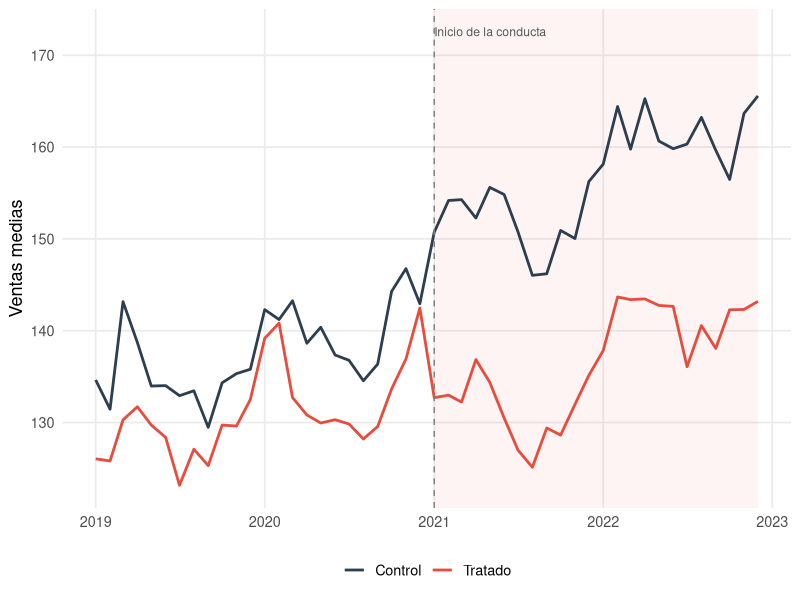
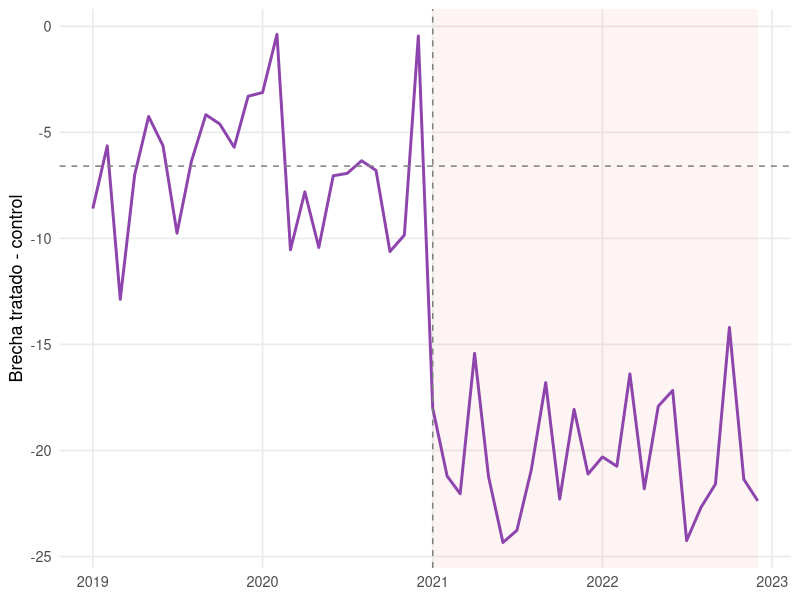

Source code (R) for these figures, in order:
## ---- chunk 1
#| label: setup-ch07
#| include: false
library(tidyverse)
library(kableExtra)
## ---- chunk 2
#| label: fig-did-intuicion
#| fig-cap: "Intuición del DID: el efecto causal se obtiene comparando el cambio del grupo tratado con el cambio del grupo de control"
#| fig-width: 9
#| fig-height: 5.5

set.seed(307)

n <- 48
fecha <- seq.Date(as.Date("2019-01-01"), by = "month", length.out = n)
t <- 1:n
inicio_tratamiento <- as.Date("2021-01-01")
mes_num <- as.integer(format(fecha, "%m"))

df_did <- expand_grid(
  fecha = fecha,
  grupo = c("Control", "Tratado")
) |>
  mutate(
    t = match(fecha, fecha |> unique()),
    mes = factor(format(fecha, "%m")),
    tratado = if_else(grupo == "Tratado", 1, 0),
    post = if_else(fecha >= inicio_tratamiento, 1, 0),
    tendencia = 130 + 0.75 * t,
    estacionalidad = 5 * sin(2 * pi * t / 12),
    shock_comun = if_else(fecha >= as.Date("2020-03-01") & fecha <= as.Date("2020-08-01"), -7, 0),
    nivel_grupo = if_else(grupo == "Tratado", -6, 0),
    efecto_tratamiento = if_else(tratado == 1 & post == 1, -14 - 0.08 * (t - 24), 0),
    ruido = rnorm(n(), 0, 2.4),
    ventas = tendencia + estacionalidad + shock_comun + nivel_grupo + efecto_tratamiento + ruido
  )

df_did_plot <- df_did |>
  group_by(fecha, grupo) |>
  summarise(ventas = mean(ventas), .groups = "drop")

ggplot(df_did_plot, aes(x = fecha, y = ventas, color = grupo)) +
  annotate("rect",
           xmin = inicio_tratamiento, xmax = max(fecha),
           ymin = -Inf, ymax = Inf,
           fill = "#e74c3c", alpha = 0.06) +
  geom_line(linewidth = 0.95) +
  geom_vline(xintercept = inicio_tratamiento, color = "grey50", linetype = "dashed") +
  annotate("text", x = inicio_tratamiento, y = max(df_did_plot$ventas) + 7,
           label = "Inicio de la conducta", hjust = 0, size = 3.1, color = "grey35") +
  scale_color_manual(values = c("Tratado" = "#e74c3c", "Control" = "#2c3e50")) +
  labs(x = NULL, y = "Ventas medias", color = NULL) +
  theme_minimal(base_size = 13) +
  theme(legend.position = "bottom", panel.grid.minor = element_blank())
## ---- chunk 3
#| label: tbl-did-2x2
#| tbl-cap: "Estructura 2x2 del DID: medias antes y después para grupo tratado y grupo de control"

resumen_did <- df_did |>
  mutate(periodo = if_else(post == 1, "Después", "Antes")) |>
  group_by(grupo, periodo) |>
  summarise(media = mean(ventas), .groups = "drop") |>
  pivot_wider(names_from = periodo, values_from = media) |>
  mutate(Cambio = Después - Antes)

did_2x2 <- resumen_did |>
  mutate(across(c(Antes, Después, Cambio), ~ round(.x, 2)))

did_total <- round(
  did_2x2$Cambio[did_2x2$grupo == "Tratado"] -
    did_2x2$Cambio[did_2x2$grupo == "Control"],
  2
)
did_2x2 |>
  mutate(grupo = if_else(grupo == "Tratado", "Grupo tratado", "Grupo control")) |>
  bind_rows(tibble(grupo = "Estimación DID", Antes = NA_real_, Después = NA_real_, Cambio = did_total)) |>
  knitr::kable(format = "pipe",
               col.names = c("Grupo", "Antes", "Después", "Cambio"),
               align = c("l", "r", "r", "r"))
## ---- chunk 4
#| label: fig-did-gap
#| fig-cap: "Lo importante en DID no es la igualdad de niveles, sino la estabilidad de la brecha pretratamiento. La ruptura de esa brecha tras la conducta identifica el efecto."
#| fig-width: 9
#| fig-height: 4.8

df_gap_did <- df_did |>
  group_by(fecha, grupo) |>
  summarise(ventas = mean(ventas), .groups = "drop") |>
  pivot_wider(names_from = grupo, values_from = ventas) |>
  mutate(brecha = Tratado - Control)

ggplot(df_gap_did, aes(x = fecha, y = brecha)) +
  annotate("rect",
           xmin = inicio_tratamiento, xmax = max(fecha),
           ymin = -Inf, ymax = Inf,
           fill = "#e74c3c", alpha = 0.06) +
  geom_line(color = "#8e44ad", linewidth = 1) +
  geom_hline(yintercept = mean(df_gap_did$brecha[df_gap_did$fecha < inicio_tratamiento]),
             linetype = "dashed", color = "grey50") +
  geom_vline(xintercept = inicio_tratamiento, color = "grey50", linetype = "dashed") +
  labs(x = NULL, y = "Brecha tratado - control") +
  theme_minimal(base_size = 13) +
  theme(panel.grid.minor = element_blank())
## ---- chunk 5
#| label: tbl-did-regresion
#| tbl-cap: "Estimación econométrica del DID en el ejemplo simulado"

modelo_did <- lm(ventas ~ tratado * post, data = df_did)
beta_did <- unname(coef(modelo_did)["tratado:post"])
se_did <- sqrt(vcov(modelo_did)["tratado:post", "tratado:post"])

tabla_reg_did <- tibble(
  Parámetro = "Tratado × Post",
  Estimación = round(beta_did, 2),
  `Error estándar` = round(se_did, 2),
  `IC 95% inferior` = round(beta_did - 1.96 * se_did, 2),
  `IC 95% superior` = round(beta_did + 1.96 * se_did, 2)
)

tabla_reg_did |>
  knitr::kable(format = "pipe",
               align = c("l", "r", "r", "r", "r"))
## ---- chunk 6
#| label: tbl-did-sensibilidad
#| tbl-cap: "Análisis de sensibilidad del DID bajo especificaciones alternativas"

estimar_did <- function(data, fecha_inicio = inicio_tratamiento, ventana_pre = as.Date("2019-01-01"),
                        incluir_mes = FALSE, excluir_shock = FALSE) {
  d <- data |>
    filter(fecha >= ventana_pre) |>
    mutate(post_alt = if_else(fecha >= fecha_inicio, 1, 0))
  
  if (excluir_shock) {
    d <- d |>
      filter(!(fecha >= as.Date("2020-03-01") & fecha <= as.Date("2020-08-01")))
  }
  
  fit <- if (incluir_mes) {
    lm(ventas ~ tratado * post_alt + mes, data = d)
  } else {
    lm(ventas ~ tratado * post_alt, data = d)
  }
  
  tibble(efecto = unname(coef(fit)["tratado:post_alt"]))
}

sens_did <- bind_rows(
  estimar_did(df_did) |> mutate(`Especificación` = "DID básico"),
  estimar_did(df_did, incluir_mes = TRUE) |> mutate(`Especificación` = "DID + estacionalidad"),
  estimar_did(df_did, ventana_pre = as.Date("2020-01-01")) |> mutate(`Especificación` = "Ventana pre más corta"),
  estimar_did(df_did, excluir_shock = TRUE) |> mutate(`Especificación` = "Excluyendo shock común 2020")
) |>
  mutate(`Efecto estimado` = round(efecto, 2)) |>
  select(`Especificación`, `Efecto estimado`)

sens_did |>
  knitr::kable(format = "pipe",
               align = c("l", "r"))
